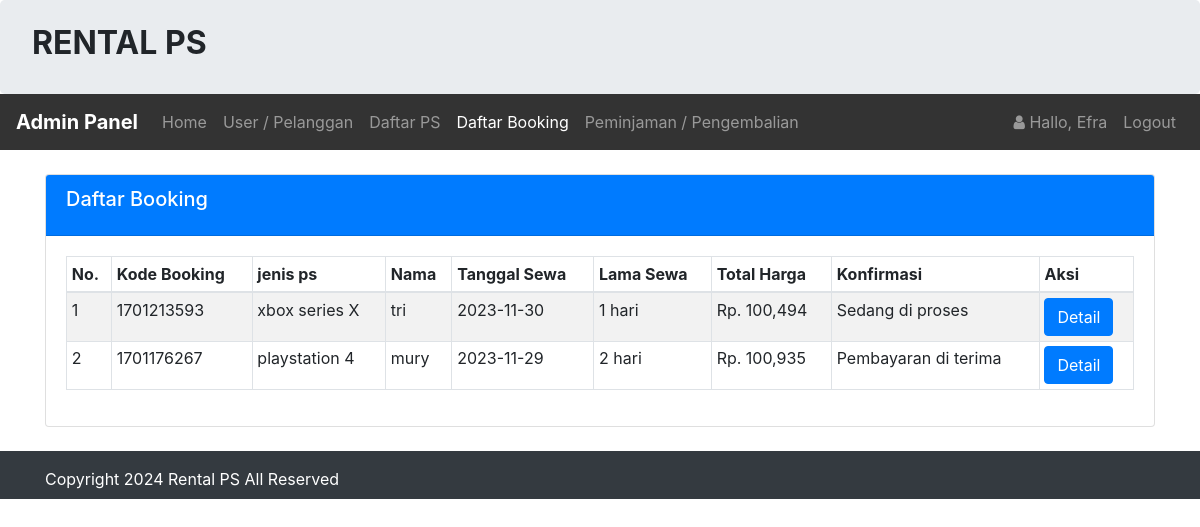
Screenshot of /admin/booking/booking.php (signed in) with the database file from the repository.
### tables this page shows
CREATE TABLE `infoweb` (
  `id` int(11) NOT NULL,
  `nama_rental` varchar(255) DEFAULT NULL,
  `telp` varchar(15) DEFAULT NULL,
  `alamat` text DEFAULT NULL,
  `email` varchar(255) DEFAULT NULL,
  `no_rek` text DEFAULT NULL,
  `updated_at` timestamp NOT NULL DEFAULT current_timestamp()
);

CREATE TABLE `booking` (
  `id_booking` int(11) NOT NULL,
  `kode_booking` varchar(255) NOT NULL,
  `id_login` int(11) NOT NULL,
  `id_ps` int(11) NOT NULL,
  `ktp` varchar(255) NOT NULL,
  `nama` varchar(255) NOT NULL,
  `alamat` varchar(255) NOT NULL,
  `no_tlp` varchar(15) NOT NULL,
  `tanggal` varchar(255) NOT NULL,
  `lama_sewa` int(11) NOT NULL,
  `total_harga` int(11) NOT NULL,
  `konfirmasi_pembayaran` varchar(255) NOT NULL,
  `tgl_input` varchar(255) NOT NULL
);

CREATE TABLE `playstation` (
  `id_ps` int(11) NOT NULL,
  `j_game` varchar(255) NOT NULL,
  `j_ps` varchar(255) NOT NULL,
  `harga` int(255) NOT NULL,
  `deskripsi` varchar(255) NOT NULL,
  `status` varchar(255) NOT NULL,
  `gambar` text NOT NULL
);

### koneksi/koneksi.php (called while the page is built, shortened)
<?php
    $user = 'root';
    $pass = '';
    $koneksi = new PDO("mysql:host=localhost;dbname=rental_ps", $user, $pass);
    $url = "http://localhost/rental_ps/";
    $sql_web = "SELECT * FROM infoweb WHERE id = 1";
    $row_web = $koneksi->prepare($sql_web);
    $row_web->execute();
    $info_web = $row_web->fetch(PDO::FETCH_OBJ);
?>

### admin/booking/booking.php (the view, shortened to what this page needs)
<?php
    require '../../koneksi/koneksi.php';
    $title_web = 'Daftar Booking';
    include '../header.php';
    if(!empty($_GET['id'])){
        $id = strip_tags($_GET['id']);
        $sql = "SELECT playstation.j_ps, booking.* FROM booking JOIN playstation ON
                booking.id_ps=playstation.id_ps WHERE id_login = '$id' ORDER BY id_booking DESC";
    }else{
        $sql = "SELECT playstation.j_ps, booking.* FROM booking JOIN playstation ON
                booking.id_ps=playstation.id_ps ORDER BY id_booking DESC";
    }
    $hasil = $koneksi->query($sql)->fetchAll();
?>
<br>
<div class="container">
    <div class="card">
        <div class="card-header text-white bg-primary">
            <h5 class="card-title">
            Daftar Booking
            </h5>
        </div>
        <div class="card-body">
            <div class="table-responsive">
                <table class="table table-striped table-bordered table-sm">
                    <thead>
                        <tr>
                            <th>No. </th>
                            <th>Kode Booking</th>
                            <th>jenis ps</th>
                            <th>Nama </th>
                            <th>Tanggal Sewa </th>
                            <th>Lama Sewa </th>
                            <th>Total Harga</th>
                            <th>Konfirmasi</th>
                            <th>Aksi</th>
                        </tr>
                    </thead>
                    <tbody>
                        <?php  $no=1; foreach($hasil as $isi){?>
                        <tr>
                            <td><?php echo $no;?></td>
                            <td><?= $isi['kode_booking'];?></td>
                            <td><?= $isi['j_ps'];?></td>
                            <td><?= $isi['nama'];?></td>
                            <td><?= $isi['tanggal'];?></td>
                            <td><?= $isi['lama_sewa'];?> hari</td>
                            <td>Rp. <?= number_format($isi['total_harga']);?></td>
                            <td><?= $isi['konfirmasi_pembayaran'];?></td>
                            <td>
                                <a class="btn btn-primary" href="bayar.php?id=<?= $isi['kode_booking'];?>"
                                role="button">Detail</a>
                            </td>
                        </tr>
                        <?php $no++;}?>
                    </tbody>
                </table>
            </div>
        </div>
    </div>
</div>
<?php  include '../footer.php';?>

### admin/header.php (shortened to what this page needs)
<?php
    $id_login = $_SESSION['USER']['id_login'];
    $row = $koneksi->prepare("SELECT * FROM login WHERE id_login=?");
    $row->execute(array($id_login));
    $hasil_login = $row->fetch();
?>
<!doctype html>
<html lang="en">
  <head>
    <link rel="stylesheet" href="<?php echo $url;?>assets/css/bootstrap.css" >
    <link rel="stylesheet" href="<?php echo $url;?>assets/css/font-awesome.css" >
  </head>
  <body>
    <div class="jumbotron pt-4 pb-4">
        <div class="row">
            <div class="col-sm-8">
                <h2><b style="text-transform:uppercase;"><?= $info_web->nama_rental;?> </b></h2>
            </div>
        </div>
    </div>
    <nav class="navbar navbar-expand-lg navbar-dark" style="background-color: #333;">
        <a class="navbar-brand" href="<?php echo $url;?>admin/"><b>Admin Panel</b></a>
        <div class="collapse navbar-collapse" id="collapsibleNavId">
            <ul class="navbar-nav mr-auto mt-2 mt-lg-0">
                <li class="nav-item <?php if($title_web == 'Dashboard'){ echo 'active';}?>">
                    <a class="nav-link" href="<?php echo $url;?>admin/">Home <span class="sr-only">(current)</span></a>
                </li>
                <li class="nav-item <?php if($title_web == 'User'){ echo 'active';}?>">
                    <a class="nav-link" href="<?php echo $url;?>admin/user/index.php">User / Pelanggan</a>
                </li>
                <li class="nav-item <?php if($title_web == 'Daftar PS'){ echo 'active';}?>
                <?php if($title_web == 'Tambah ps'){ echo 'active';}?>
                <?php if($title_web == 'Edit ps'){ echo 'active';}?>">
                    <a class="nav-link" href="<?php echo $url;?>admin/ps/PS.php">Daftar PS</a>
                </li>
                <li class="nav-item <?php if($title_web == 'Daftar Booking'){ echo 'active';}?>
                <?php if($title_web == 'Konfirmasi'){ echo 'active';}?>">
                    <a class="nav-link" href="<?php echo $url;?>admin/booking/booking.php">Daftar Booking</a>
                </li>
                <li class="nav-item <?php if($title_web == 'Peminjaman'){ echo 'active';}?>">
                    <a class="nav-link" href="<?php echo $url;?>admin/peminjaman/peminjaman.php">Peminjaman / Pengembalian</a>
                </li>
            </ul>
            <ul class="navbar-nav my-2 my-lg-0">
                <li class="nav-item">
                    <a class="nav-link" href="#">
                        <i class="fa fa-user"> </i> Hallo, <?php echo $hasil_login['nama_pengguna'];?>
                    </a>
                </li>
                <li class="nav-item">
                    <a class="nav-link" onclick="return confirm('Apakah anda ingin logout ?');" href="<?php echo $url;?>admin/logout.php">Logout</a>
                </li>
            </ul>
        </div>
    </nav>

### admin/footer.php (shortened to what this page needs)
    <div class="footer mt-4 bg-dark text-white pt-3 pb-2">
      <div class="container">
        Copyright <?= date('Y');?> <?= $info_web->nama_rental;?> All Reserved
      </div>
    </div>
  </body>
</html>

### rows the page displays
infoweb: nama_rental "RENTAL PS", nama_rental "Rental PS"
booking: kode_booking "1701213593", id_ps.j_ps "xbox series X", nama "tri", tanggal "2023-11-30", lama_sewa "1", total_harga "100,494", konfirmasi_pembayaran "Sedang di proses"
booking: kode_booking "1701176267", id_ps.j_ps "playstation 4", nama "mury", tanggal "2023-11-29", lama_sewa "2", total_harga "100,935", konfirmasi_pembayaran "Pembayaran di terima"

### other values shown
$hasil_login['nama_pengguna'] "Efra"
